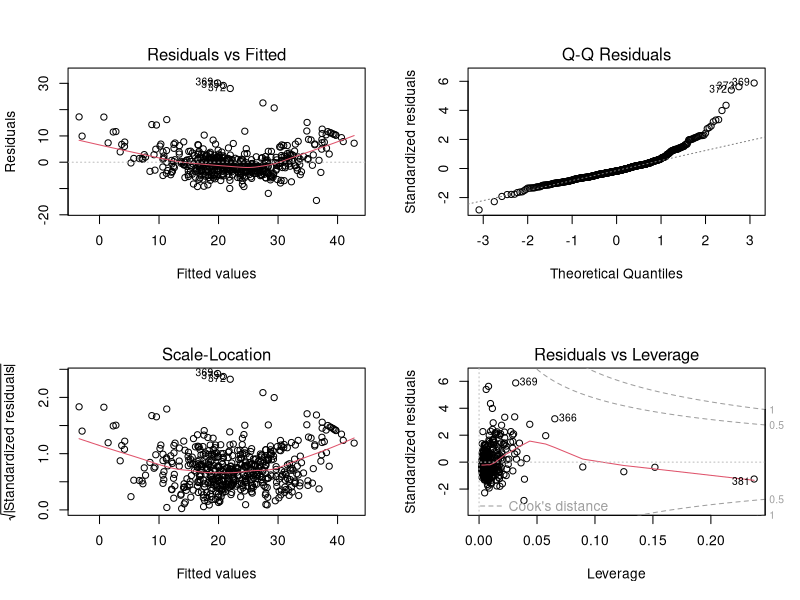
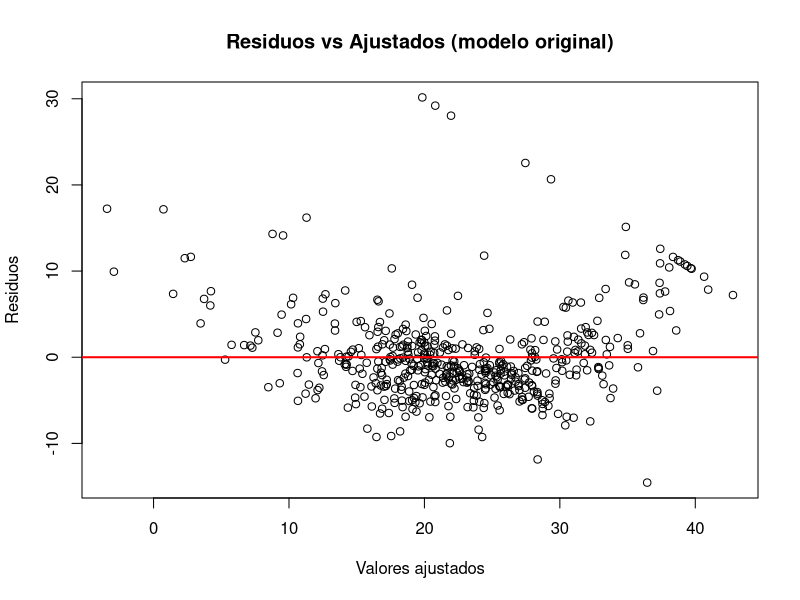
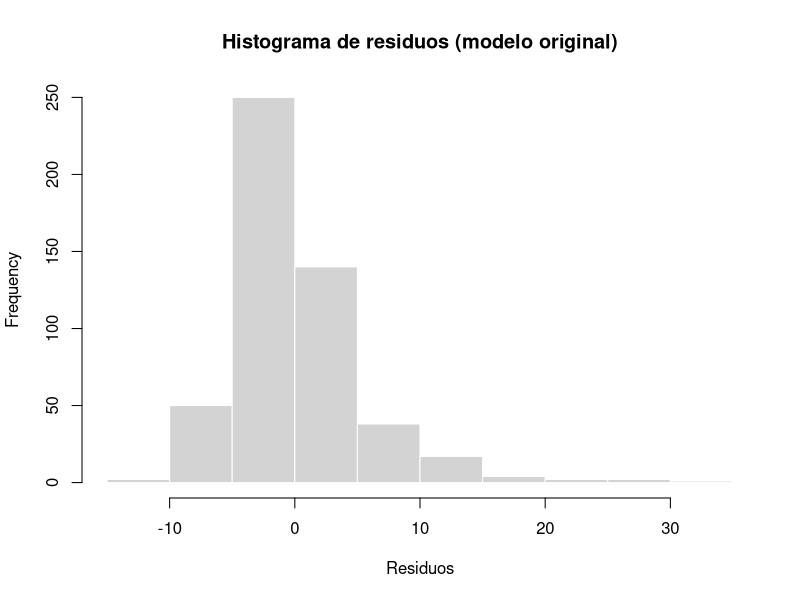
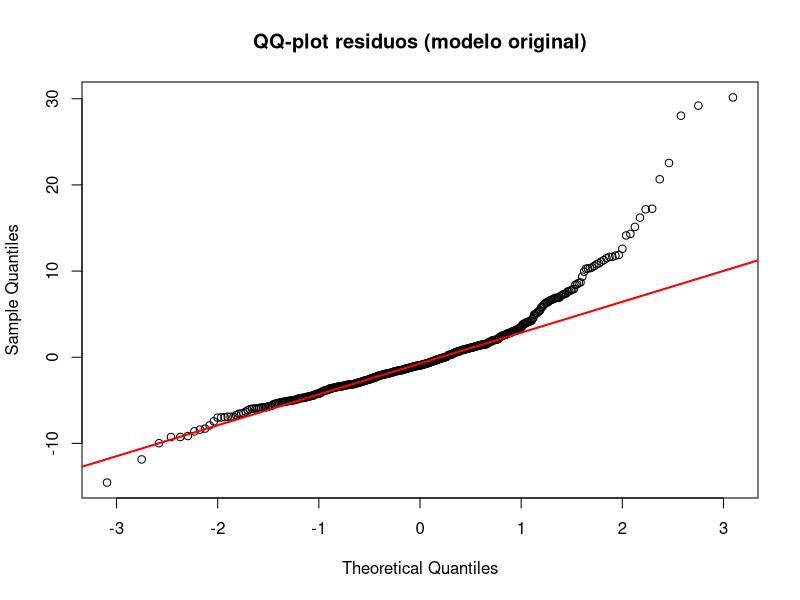

The R script that drew these images, in order: (Note: this script raises an error after producing the figures.)
# =========================================================
# EJEMPLO: Box-Cox con datos reales en R
# Dataset: Boston (MASS)
# =========================================================

# Paquetes
library(MASS)      # dataset Boston + función boxcox()
library(car)       # ncvTest(), qqPlot(), durbinWatsonTest()
library(lmtest)    # bptest()
library(ggplot2)

# ---------------------------------------------------------
# 1. Cargar datos
# ---------------------------------------------------------
data("Boston")
datos <- Boston

# Ver estructura
str(datos)
summary(datos)

# ---------------------------------------------------------
# 2. Modelo lineal inicial
# Variable dependiente: medv
# ---------------------------------------------------------
modelo_original <- lm(medv ~ lstat + rm + ptratio + crim, data = datos)

#   
# medv: valor mediano de la vivienda
# lstat: porcentaje de población de bajo nivel socioeconómico
# rm: número medio de habitaciones
# ptratio: ratio alumno/profesor
# crim: tasa de criminalidad

summary(modelo_original)

# ---------------------------------------------------------
# 3. Verificación de hipótesis / supuestos ANTES de Box-Cox
# ---------------------------------------------------------

# 3.1 Linealidad y patrones en residuos
par(mfrow = c(2, 2))
plot(modelo_original)
par(mfrow = c(1, 1))

# Gráfico residuos vs ajustados
plot(fitted(modelo_original), resid(modelo_original),
     xlab = "Valores ajustados",
     ylab = "Residuos",
     main = "Residuos vs Ajustados (modelo original)")
abline(h = 0, col = "red", lwd = 2)

# 3.2 Normalidad de residuos
hist(resid(modelo_original),
     main = "Histograma de residuos (modelo original)",
     xlab = "Residuos",
     col = "lightgray", border = "white")

qqnorm(resid(modelo_original),
       main = "QQ-plot residuos (modelo original)")
qqline(resid(modelo_original), col = "red", lwd = 2)

shapiro.test(resid(modelo_original))

# 3.3 Homocedasticidad
bptest(modelo_original)      # Breusch-Pagan
ncvTest(modelo_original)     # Non-constant variance test (car)

# 3.4 Independencia de errores
durbinWatsonTest(modelo_original)

# 3.5 Multicolinealidad
vif(modelo_original)

# ---------------------------------------------------------
# 4. Transformación Box-Cox
# ---------------------------------------------------------
# Box-Cox requiere respuesta positiva; medv > 0, así que vale.

bc <- boxcox(modelo_original, lambda = seq(-2, 2, by = 0.1))

# Lambda óptimo
lambda_opt <- bc$x[which.max(bc$y)]
lambda_opt

# ---------------------------------------------------------
# 5. Crear variable transformada
# ---------------------------------------------------------
# Fórmula Box-Cox:
# y(lambda) = (y^lambda - 1)/lambda, si lambda != 0
# y(lambda) = log(y), si lambda = 0

if (abs(lambda_opt) < 0.1) {
  datos$medv_bc <- log(datos$medv)
} else {
  datos$medv_bc <- (datos$medv^lambda_opt - 1) / lambda_opt
}

# ---------------------------------------------------------
# 6. Ajustar modelo con respuesta transformada
# ---------------------------------------------------------
modelo_boxcox <- lm(medv_bc ~ lstat + rm + ptratio + crim, data = datos)

summary(modelo_boxcox)

# ---------------------------------------------------------
# 7. Verificación de hipótesis / supuestos DESPUÉS de Box-Cox
# ---------------------------------------------------------

par(mfrow = c(2, 2))
plot(modelo_boxcox)
par(mfrow = c(1, 1))

# Gráfico residuos vs ajustados
plot(fitted(modelo_boxcox), resid(modelo_boxcox),
     xlab = "Valores ajustados",
     ylab = "Residuos",
     main = "Residuos vs Ajustados (modelo Box-Cox)")
abline(h = 0, col = "blue", lwd = 2)

# Normalidad
hist(resid(modelo_boxcox),
     main = "Histograma de residuos (modelo Box-Cox)",
     xlab = "Residuos",
     col = "lightblue", border = "white")

qqnorm(resid(modelo_boxcox),
       main = "QQ-plot residuos (modelo Box-Cox)")
qqline(resid(modelo_boxcox), col = "blue", lwd = 2)

shapiro.test(resid(modelo_boxcox))

# Homocedasticidad
bptest(modelo_boxcox)
ncvTest(modelo_boxcox)

# Independencia
durbinWatsonTest(modelo_boxcox)

# Multicolinealidad
vif(modelo_boxcox)

# ---------------------------------------------------------
# 8. Comparación simple de ajuste
# ---------------------------------------------------------
cat("\nAIC modelo original:", AIC(modelo_original), "\n")
cat("AIC modelo Box-Cox :", AIC(modelo_boxcox), "\n")

cat("\nR2 ajustado modelo original:", summary(modelo_original)$adj.r.squared, "\n")
cat("R2 ajustado modelo Box-Cox :", summary(modelo_boxcox)$adj.r.squared, "\n")

# ---------------------------------------------------------
# 9. Comparación visual de residuos
# ---------------------------------------------------------
resumen_residuos <- data.frame(
  residuos = c(resid(modelo_original), resid(modelo_boxcox)),
  modelo = rep(c("Original", "Box-Cox"),
               times = c(length(resid(modelo_original)),
                         length(resid(modelo_boxcox))))
)

ggplot(resumen_residuos, aes(x = residuos, fill = modelo)) +
  geom_histogram(bins = 30, alpha = 0.6, position = "identity") +
  facet_wrap(~ modelo, scales = "free") +
  theme_minimal() +
  labs(title = "Comparación de residuos",
       x = "Residuos", y = "Frecuencia")

# ---------------------------------------------------------
# 10. Predicción en escala original (opcional)
# ---------------------------------------------------------
# Si quieres volver a la escala original, hay que invertir la transformación.

pred_bc <- predict(modelo_boxcox)

if (abs(lambda_opt) < 0.1) {
  pred_original_scale <- exp(pred_bc)
} else {
  pred_original_scale <- (lambda_opt * pred_bc + 1)^(1 / lambda_opt)
}

head(pred_original_scale)



#### Versión compacta
library(MASS)
library(lmtest)
library(car)

data("Boston")

m1 <- lm(medv ~ lstat + rm + ptratio + crim, data = Boston)
summary(m1)

plot(m1)
shapiro.test(resid(m1))
bptest(m1)
ncvTest(m1)

bc <- boxcox(m1, lambda = seq(-2, 2, 0.1))
lambda <- bc$x[which.max(bc$y)]
lambda

if (abs(lambda) < 0.1) {
  Boston$medv_bc <- log(Boston$medv)
} else {
  Boston$medv_bc <- (Boston$medv^lambda - 1) / lambda
}

m2 <- lm(medv_bc ~ lstat + rm + ptratio + crim, data = Boston)
summary(m2)

plot(m2)
shapiro.test(resid(m2))
bptest(m2)
ncvTest(m2)


# Se aplicó una transformación Box-Cox con el objetivo de mejorar el 
# cumplimiento de los supuestos del modelo lineal. Sin embargo, aunque 
# se observó cierta mejora en la distribución de los residuos y/o en la 
# estabilidad de la varianza, los problemas no desaparecieron completamente. 
# Esto sugiere que la transformación, por sí sola, no resulta suficiente y que
# podrían requerirse otras modificaciones en la especificación del modelo.
